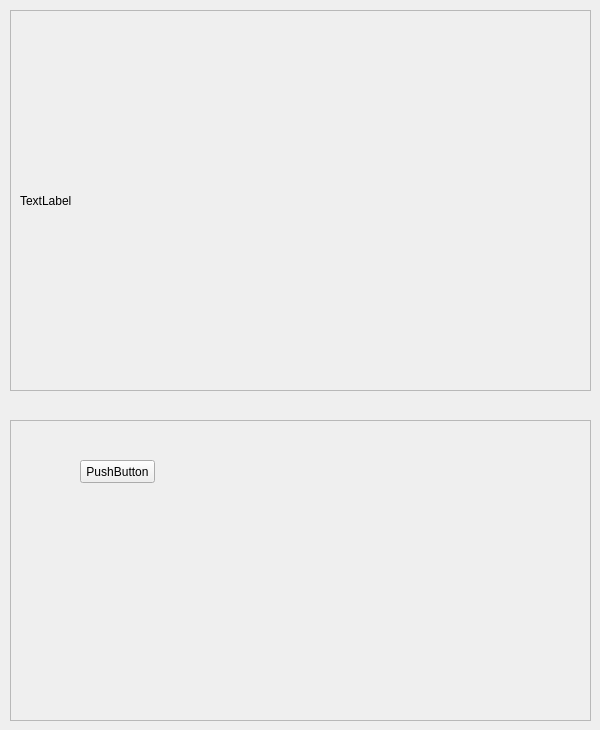
            <widget class="QWidget" name="page6">
             <widget class="QFrame" name="frame_16">
              <property name="geometry">
               <rect>
                <x>10</x>
                <y>10</y>
                <width>581</width>
                <height>381</height>
               </rect>
              </property>
              <property name="frameShape">
               <enum>QFrame::StyledPanel</enum>
              </property>
              <property name="frameShadow">
               <enum>QFrame::Raised</enum>
              </property>
              <widget class="QLabel" name="page6_lb1">
               <property name="geometry">
                <rect>
                 <x>10</x>
                 <y>10</y>
                 <width>551</width>
                 <height>361</height>
                </rect>
               </property>
               <property name="text">
                <string>TextLabel</string>
               </property>
              </widget>
             </widget>
             <widget class="QFrame" name="frame_17">
              <property name="geometry">
               <rect>
                <x>10</x>
                <y>420</y>
                <width>581</width>
                <height>301</height>
               </rect>
              </property>
              <property name="frameShape">
               <enum>QFrame::StyledPanel</enum>
              </property>
              <property name="frameShadow">
               <enum>QFrame::Raised</enum>
              </property>
              <widget class="QPushButton" name="page6_bt1">
               <property name="geometry">
                <rect>
                 <x>70</x>
                 <y>40</y>
                 <width>75</width>
                 <height>23</height>
                </rect>
               </property>
               <property name="text">
                <string>PushButton</string>
               </property>
              </widget>
             </widget>
            </widget>
